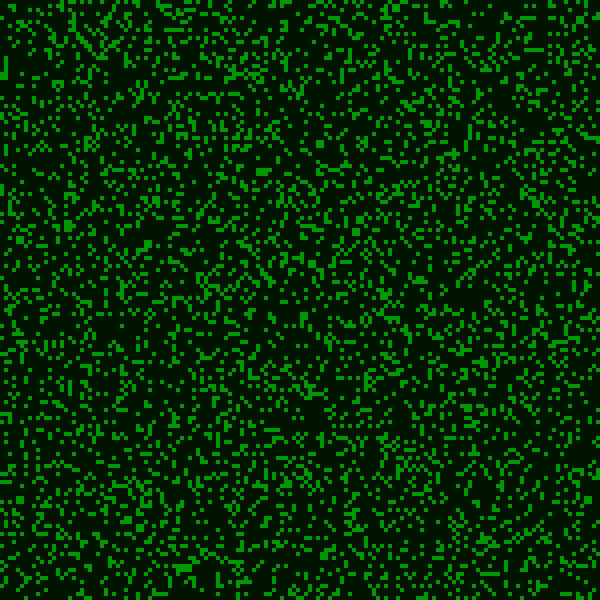
Frame 1 (no input)
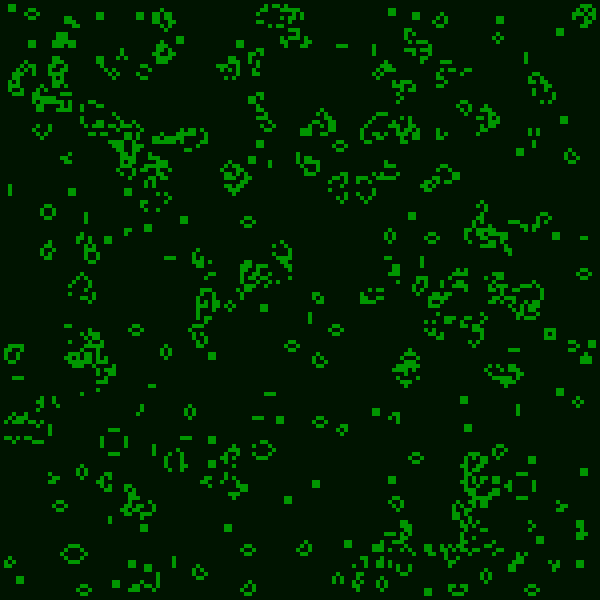
Frame 60 (no input)
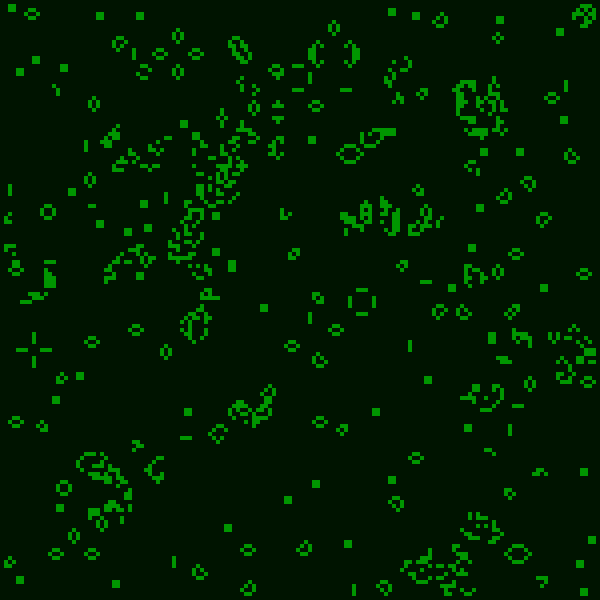
Frame 120 (the mouse pressed at the canvas centre since frame 60)

The p5.js sketch that drew these frames (run headless with seeded random() and noise() and a simulated clock; from frame 60 on, the mouse is pressed at the canvas centre):

// p5.js sketch
// ── sketch.js
// Adam Jones | falling sand | modified from Daniel Shiffman
// 1-23-2024

function make2Darray (cols, rows) {
  let arr = new Array(cols);
  for (let i = 0; i < arr.length; i++) {
    arr[i] = new Array(rows);
    for (let j = 0; j < arr[i].length; j++) {
      arr[i][j] = 0;
    }
  }
  return arr;
}
let grid;
let w = 4;
let cols,rows;
function setup() {
  createCanvas(600,600);
  rows = height/w
  cols = width/w
  let reset_button = createButton('RESET⟳');
  reset_button.addClass('reset_button');
  reset_button.mousePressed(() => {
    grid = gen();
  });
  let sm_button = createButton('▪');
  sm_button.addClass('size_button');
  sm_button.mousePressed(() => {
    w = 2;
    rows = height/w
    cols = width/w
    grid = gen();
  });
  let md_button = createButton('■');
  md_button.addClass('size_button');
  md_button.mousePressed(() => {
    w = 4;
    rows = height/w
    cols = width/w
    grid = gen();
  });
  let lg_button = createButton('▉');
  lg_button.addClass('size_button');
  lg_button.mousePressed(() => {
    w = 10;
    rows = height/w
    cols = width/w
    grid = gen();
  });
  grid = gen();
}
function gen() {
  let newGen = make2Darray(cols,rows);
  for (let i = 0; i < cols; i++) {
    for (let j = 0; j < rows; j++) {
      if (random(1) < 0.8) {
        newGen[i][j] = 0;
      } else {
        newGen[i][j] = 1;
      }
    }
  }
  return newGen;
}
function draw() {
  background(0,20,0);
  for (let i = 0; i < cols; i++) {
    for(let j = 0; j < rows; j++) {
      noStroke();
      if (grid[i][j] === 1) {
        fill(0,grid[i][j] * 150,0);
        let x = i*w;
        let y = j*w;
        square(x,y,w);
      }
    }
  }
  let nextGrid = make2Darray(cols,rows);
  for (let i = 0; i < cols; i++) {
    for (let j = 0; j < rows; j++) {
      let state = grid[i][j];
      if (state === 1) {
        let above = grid[i][j-1];
        let aboveL = -1;
        let aboveR = -1;
        let L = -1;
        let R = -1;
        let below = grid[i][j+1];
        let belowL = -1;
        let belowR = -1;
        if (i - 1 >= 0 && i - 1 <= cols - 1) {
          aboveL = grid[i-1][j-1];
          L = grid[i-1][j];
          belowL = grid[i-1][j+1];
        }
        if (i + 1 >= 0 && i + 1 <= cols - 1) {
          aboveR = grid[i+1][j-1];
          R = grid[i+1][j];
          belowR = grid[i+1][j+1];
        }
        let surv = above + aboveL + aboveR + L + R + below + belowL + belowR;
        if (surv == 2 || surv == 3) {
          nextGrid[i][j] = state;
        } else {
          nextGrid[i][j] = 0;
        }
      } else if (state === 0) {
        let above = grid[i][j-1];
        let aboveL = -1;
        let aboveR = -1;
        let L = -1;
        let R = -1;
        let below = grid[i][j+1];
        let belowL = -1;
        let belowR = -1;
        if (i - 1 >= 0 && i - 1 <= cols - 1) {
          aboveL = grid[i-1][j-1];
          L = grid[i-1][j];
          belowL = grid[i-1][j+1];
        }
        if (i + 1 >= 0 && i + 1 <= cols - 1) {
          aboveR = grid[i+1][j-1];
          R = grid[i+1][j];
          belowR = grid[i+1][j+1];
        }
        let surv = above + aboveL + aboveR + L + R + below + belowL + belowR;
        if (surv == 3) {
          nextGrid[i][j] = 1;
        } else {
          nextGrid[i][j] = state;
        }
      }
    }
  }
  grid = nextGrid;
}
